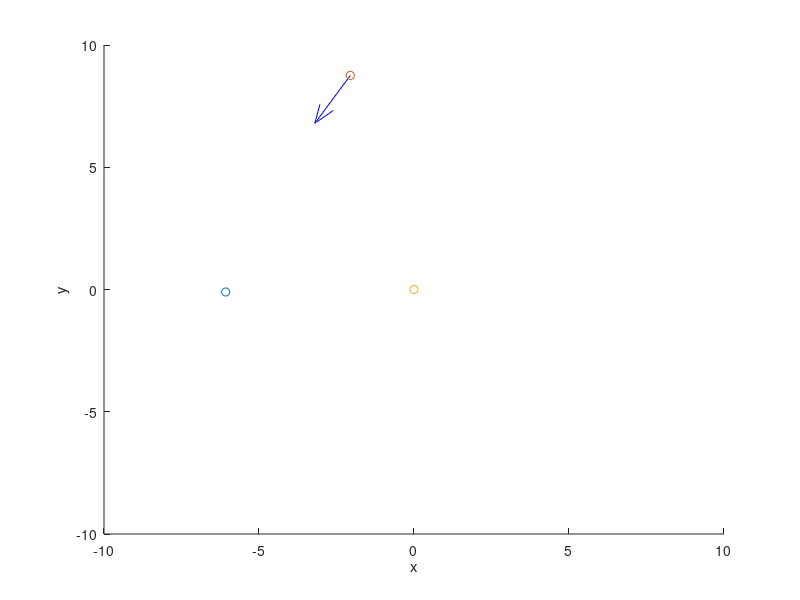
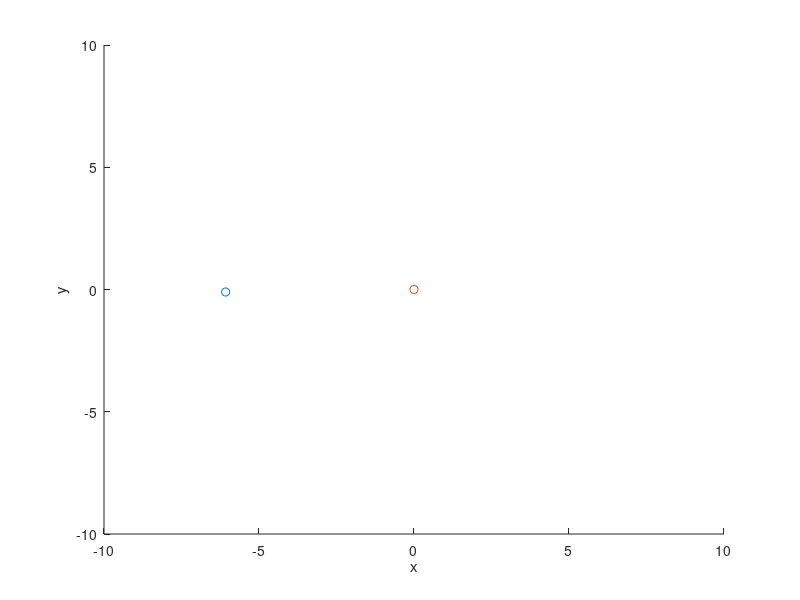

These figures' MATLAB source, in order:
h = 160;
w = 120;

% Some example data

% data = [0.306103, 0.431096, -3.40221, 2.984374, 0.01805, -6.238098];

%data = [5.180696,-3.209169,-29.291536,3.967077,0.286022,-2.921849];

%data = [-3.257970,-4.593473,-11.454717,2.672334,5.861568,-5.982584];
data = [67, 56, 0, 2, -0.27438, -2.787124, -8.845457, 2.895061, 0.361846, -0.989036, 19];
% 
% Tx = data(5);
% Ty = data(6);
% Tz = data(7);
% 
% Rx = data(8);
% Ry = data(9);
% Rz = data(10);

%rotationCCW from world to camera:
% X: pi-Rx
% Y: -Ry
% Z: -Rz

Tx = 5;
Ty = 4;
Tz = -10;

Rx = pi/4;
Ry = -pi/8;
Rz = pi/4;

% From here we can build a rotation matrix, used by many of the calcuations
% we need to solve this problem

R_x = [1       ,  0      ,        0;
       0       ,  cos(Rx),  sin(Rx);
       0       , -sin(Rx),  cos(Rx)];

R_y = [ cos(Ry),  0      ,  -sin(Ry);
        0      ,  1      ,        0;
        sin(Ry),  0      ,  cos(Ry)];

R_z = [ cos(Rz),  sin(Rz),        0;
       -sin(Rz),  cos(Rz),        0;
        0      ,  0      ,        1];
   
R = R_x*R_y*R_z;

% We can define the plane of the field using "point-normal." We have our
% point (Tx, Ty, Tz) but now we must construct our normal vector. We can
% construct using trigonometry. We know:
% - Each component of the normal does not depend on the angle to its own
% axis

nz = cosd(Ry)*cosd(Rx);
ny = sind(Rx)*cosd(Rz);
nx = sind(Ry)*cosd(Rz);




t = [Tx, Ty, Tz];
X = [t, 1];

% Find the camera origin in the world coordinates

A = [R ; 0 0 0];
A = [A X'];

X_cam = [0 0 0 1];
%X_world = -A\X_cam';
X_world  = R*(-t)';

% plane eq: nx(x - Tx) + ny(y - Ty) + nz(z - Tz) = 0
%           = nx*x + ny*y + nz*z -(nx*Tx + ny*Ty + nz*Tz)
pi_1 = nx;
pi_2 = ny;
pi_3 = nz;
pi_4 = -(nx*Tx + ny*Ty + nz*Tz);

P = [pi_1; pi_2; pi_3; pi_4];

% This should be zero if our point lies on this plane
check = dot(P,X);

% Given calibration matrix K, where
% fx is the focal length in the X direction, or, "the lens focal length
% in mm, divided by the camera sensor length in the X direction multiplied 
% by the number of camera sensor pixels in the X direction." The same
% principle follows for fy. cx and cy are the image height and width /2
% There calculations are from the openMV documentation

%fx = (2.8/3.984)*656;
%fy = (2.8/2.952)*488;
fx = (2.8/3.984)*160;% + 50;
fy = (2.8/2.952)*120;% + 50/160*120;
cx = 160/2;
cy = 120/2;

K = [fx, 0, cx;
     0, fy, cy;
     0, 0 , 1];
 
% We can build homography matrix H using this
% TODO: this is wrong! R is from camera to world not world to camera like
% this equation
R_wc = R';
RT = [R_wc(:,1) R_wc(:,2) t'];
H = K*RT;



% Now we project our image coordinated to 2D plane coordinates
% x_img = H*x_p => H\x_img = x_p
pix = [86, 64];

x_img = [cx-10, cy, 1];
%x_img = [2*cx - data(1), data(2), 1];
%x_img = [2*cx - pix(1), pix(2), 1];
%cx - x = p
%cx = p + x
%x = cx - p
%cx + x = cx + cx - p
% = 2*cx - p

x_p = H\x_img';
x_coord = x_p(1)/x_p(3);
y_coord = x_p(2)/x_p(3);

figure
hold on
scatter3(x_coord, y_coord, 0, 'rd')
scatter3(X_world(1), X_world(2), X_world(3), "g*")
n = R*([0; 0; -1]);
quiver3(X_world(1), X_world(2), X_world(3), n(1), n(2), n(3), 3, 'b')
scatter3(0, 0, 0, 'bo')
hold off
xlabel('x')
ylabel('y')
zlabel('z')
axis([-10 10 -10 10 0 20])
%expect -3, -3
figure
hold on
scatter(x_coord, y_coord, 'rd')
scatter(0, 0, 'bo')
hold off
xlabel('x')
ylabel('y')
axis([-10 10 -10 10])



